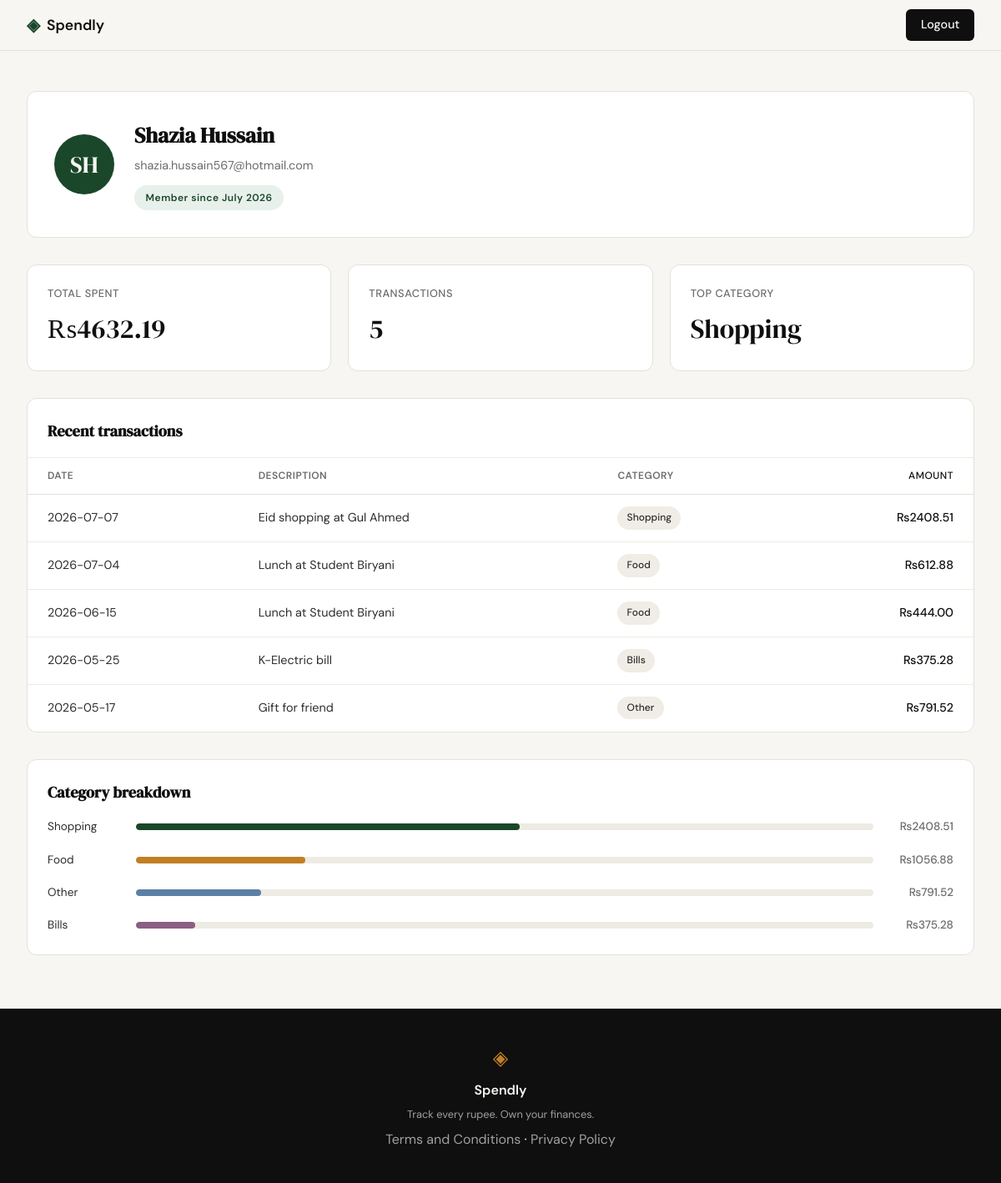
Screenshot of /profile (signed in) with the database file from the repository.
### tables this page shows
CREATE TABLE users (
            id           INTEGER PRIMARY KEY AUTOINCREMENT,
            name         TEXT    NOT NULL,
            email        TEXT    UNIQUE NOT NULL,
            password_hash TEXT   NOT NULL,
            created_at   TEXT    DEFAULT (datetime('now'))
        );

CREATE TABLE expenses (
            id          INTEGER PRIMARY KEY AUTOINCREMENT,
            user_id     INTEGER NOT NULL REFERENCES users(id),
            amount      REAL    NOT NULL,
            category    TEXT    NOT NULL,
            date        TEXT    NOT NULL,
            description TEXT,
            created_at  TEXT    DEFAULT (datetime('now'))
        );

### app.py (the view)
@app.route("/profile")
def profile():
    if not session.get("user_id"):
        return redirect(url_for("login"))
    user_id = session["user_id"]
    profile_user = get_user_by_id(user_id)
    user = {
        "name": profile_user["name"],
        "email": profile_user["email"],
        "initials": _initials(profile_user["name"]),
        "member_since": profile_user["member_since"],
    }
    stats = get_summary_stats(user_id)
    transactions = get_recent_transactions(user_id)
    breakdown = get_category_breakdown(user_id)
    categories = [
        {"name": c["name"], "total": c["amount"], "percent": c["pct"]}
        for c in breakdown
    ]
    return render_template(
        "profile.html",
        user=user,
        stats=stats,
        transactions=transactions,
        categories=categories,
    )

### app.py (called while the page is built)
def _initials(name):
    parts = [p for p in name.strip().split() if p]
    if not parts:
        return "?"
    if len(parts) == 1:
        return parts[0][:2].upper()
    return (parts[0][0] + parts[-1][0]).upper()

### database/db.py (called while the page is built)
def get_db():
    db_path = os.environ.get("SPENDLY_DB_PATH", "spendly.db")
    conn = sqlite3.connect(db_path)
    conn.row_factory = sqlite3.Row
    conn.execute("PRAGMA foreign_keys = ON")
    return conn

### database/queries.py (called while the page is built)
def _format_member_since(created_at):
    dt = datetime.strptime(created_at.split(".")[0], "%Y-%m-%d %H:%M:%S")
    return dt.strftime("%B %Y")

def get_user_by_id(user_id):
    conn = get_db()
    row = conn.execute(
        "SELECT id, name, email, created_at FROM users WHERE id = ?",
        (user_id,),
    ).fetchone()
    conn.close()
    if row is None:
        return None
    return {
        "name": row["name"],
        "email": row["email"],
        "member_since": _format_member_since(row["created_at"]),
    }

def get_summary_stats(user_id):
    conn = get_db()
    totals = conn.execute(
        "SELECT COALESCE(SUM(amount), 0) AS total_spent, "
        "COUNT(*) AS transaction_count FROM expenses WHERE user_id = ?",
        (user_id,),
    ).fetchone()
    top = conn.execute(
        "SELECT category FROM expenses WHERE user_id = ? "
        "GROUP BY category ORDER BY SUM(amount) DESC, category ASC LIMIT 1",
        (user_id,),
    ).fetchone()
    conn.close()
    transaction_count = totals["transaction_count"]
    return {
        "total_spent": round(totals["total_spent"], 2) if transaction_count else 0,
        "transaction_count": transaction_count,
        "top_category": top["category"] if top else "—",
    }

def get_recent_transactions(user_id, limit=10):
    conn = get_db()
    rows = conn.execute(
        "SELECT date, description, category, amount FROM expenses "
        "WHERE user_id = ? ORDER BY date DESC, id DESC LIMIT ?",
        (user_id, limit),
    ).fetchall()
    conn.close()
    return [
        {
            "date": row["date"],
            "description": row["description"],
            "category": row["category"],
            "amount": row["amount"],
        }
        for row in rows
    ]

### templates/profile.html (shortened to what this page needs)
{% extends "base.html" %}
{% block head %}
<link rel="stylesheet" href="{{ url_for('static', filename='css/profile.css') }}">
{% endblock %}
{% block content %}
<section class="profile-section">
    <div class="profile-header-card">
        <div class="profile-avatar">{{ user.initials }}</div>
        <div class="profile-header-info">
            <h1 class="profile-name">{{ user.name }}</h1>
            <p class="profile-email">{{ user.email }}</p>
            <span class="profile-member-since">Member since {{ user.member_since }}</span>
        </div>
    </div>
    <div class="profile-stats">
        <div class="profile-stat-card">
            <span class="profile-stat-label">Total spent</span>
            <span class="profile-stat-value">₨{{ "%.2f"|format(stats.total_spent) }}</span>
        </div>
        <div class="profile-stat-card">
            <span class="profile-stat-label">Transactions</span>
            <span class="profile-stat-value">{{ stats.transaction_count }}</span>
        </div>
        <div class="profile-stat-card">
            <span class="profile-stat-label">Top category</span>
            <span class="profile-stat-value">{{ stats.top_category }}</span>
        </div>
    </div>
    <div class="profile-table-card">
        <h2 class="profile-card-title">Recent transactions</h2>
        <div class="profile-table-scroll">
            <table class="profile-table">
                <thead>
                    <tr>
                        <th>Date</th>
                        <th>Description</th>
                        <th>Category</th>
                        <th class="profile-col-amount">Amount</th>
                    </tr>
                </thead>
                <tbody>
                    {% for tx in transactions %}
                    <tr>
                        <td>{{ tx.date }}</td>
                        <td>{{ tx.description }}</td>
                        <td><span class="category-badge">{{ tx.category }}</span></td>
                        <td class="profile-col-amount">₨{{ "%.2f"|format(tx.amount) }}</td>
                    </tr>
                    {% endfor %}
                </tbody>
            </table>
        </div>
    </div>
    <div class="profile-table-card">
        <h2 class="profile-card-title">Category breakdown</h2>
        <div class="profile-categories">
            {% for cat in categories %}
            <div class="profile-cat-row">
                <span class="profile-cat-name">{{ cat.name }}</span>
                <div class="profile-cat-track">
                    <div class="profile-cat-bar profile-cat-bar-{{ loop.index0 % 4 + 1 }} profile-cat-w-{{ cat.percent }}"></div>
                </div>
                <span class="profile-cat-amount">₨{{ "%.2f"|format(cat.total) }}</span>
            </div>
            {% endfor %}
        </div>
    </div>
</section>
{% endblock %}

### static/css/style.css (style rules this page uses)
:root { --ink: #0f0f0f; --ink-soft: #2d2d2d; --ink-muted: #6b6b6b; --ink-faint: #a0a0a0; --paper: #f7f6f3; --paper-warm: #f0ede6; --paper-card: #ffffff; --accent: #1a472a; --accent-light: #e8f0eb; --accent-2: #c17f24; --accent-2-light: #fdf3e3; --chart-3: #5b7fa6; --chart-4: #8b5e83; --danger: #c0392b; --danger-light: #fdecea; --border: #e4e1da; --border-soft: #eeebe4; --font-display: 'DM Serif Display', Georgia, serif; --font-body: 'DM Sans', system-ui, sans-serif; --max-width: 1200px; --auth-width: 440px; --radius-sm: 6px; --radius-md: 12px; --radius-lg: 20px; }
*, *::before, *::after { box-sizing: border-box; margin: 0; padding: 0; }
html { font-size: 16px; scroll-behavior: smooth; }
body { background: var(--paper); color: var(--ink); font-family: var(--font-body); font-size: 1rem; line-height: 1.6; -webkit-font-smoothing: antialiased; }

### rows the page displays
users: name "Shazia Hussain", email "shazia.hussain567@hotmail.com"
expenses: top_category "Shopping", date "2026-07-07", description "Eid shopping at Gul Ahmed", category "Shopping", amount "2408.51", name "Shopping", total "2408.51"
expenses: date "2026-07-04", description "Lunch at Student Biryani", category "Food", amount "612.88"
expenses: date "2026-06-15", description "Lunch at Student Biryani", category "Food", amount "444.00"
expenses: date "2026-05-25", description "K-Electric bill", category "Bills", amount "375.28", name "Bills", total "375.28"
expenses: date "2026-05-17", description "Gift for friend", category "Other", amount "791.52", name "Other", total "791.52"

### other values shown
{{ user.initials }} "SH"
{{ user.member_since }} "July 2026"
{{ "%.2f"|format(stats.total_spent) }} "4632.19"
{{ stats.transaction_count }} "5"
{{ cat.name }} "Food"
{{ "%.2f"|format(cat.total) }} "1056.88"
